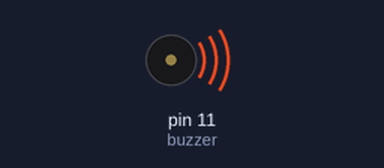
This sketch was run on a simulated Arduino Uno, built with avr-gcc and run on an emulated ATmega328P. On the bench: buzzer (waves = sounding).

Above: at 0.1 s.
Timing chart, 0 to 1.6 s (numbered marks = the images above):
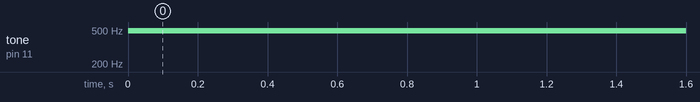

Measured:
- by itself, tone on pin 11 (buzzer): silent → 490 Hz at 0.00 s

The sketch:

buzzer.ino
```cpp
#define buzzer 11
void setup() {
  // put your setup code here, to run once:
  pinMode(buzzer, OUTPUT);
}

void loop() {
  // put your main code here, to run repeatedly:
  analogWrite(buzzer, HIGH);
  delay(1000);
  analogWrite(buzzer, LOW);
  delay(1000);
}
```
